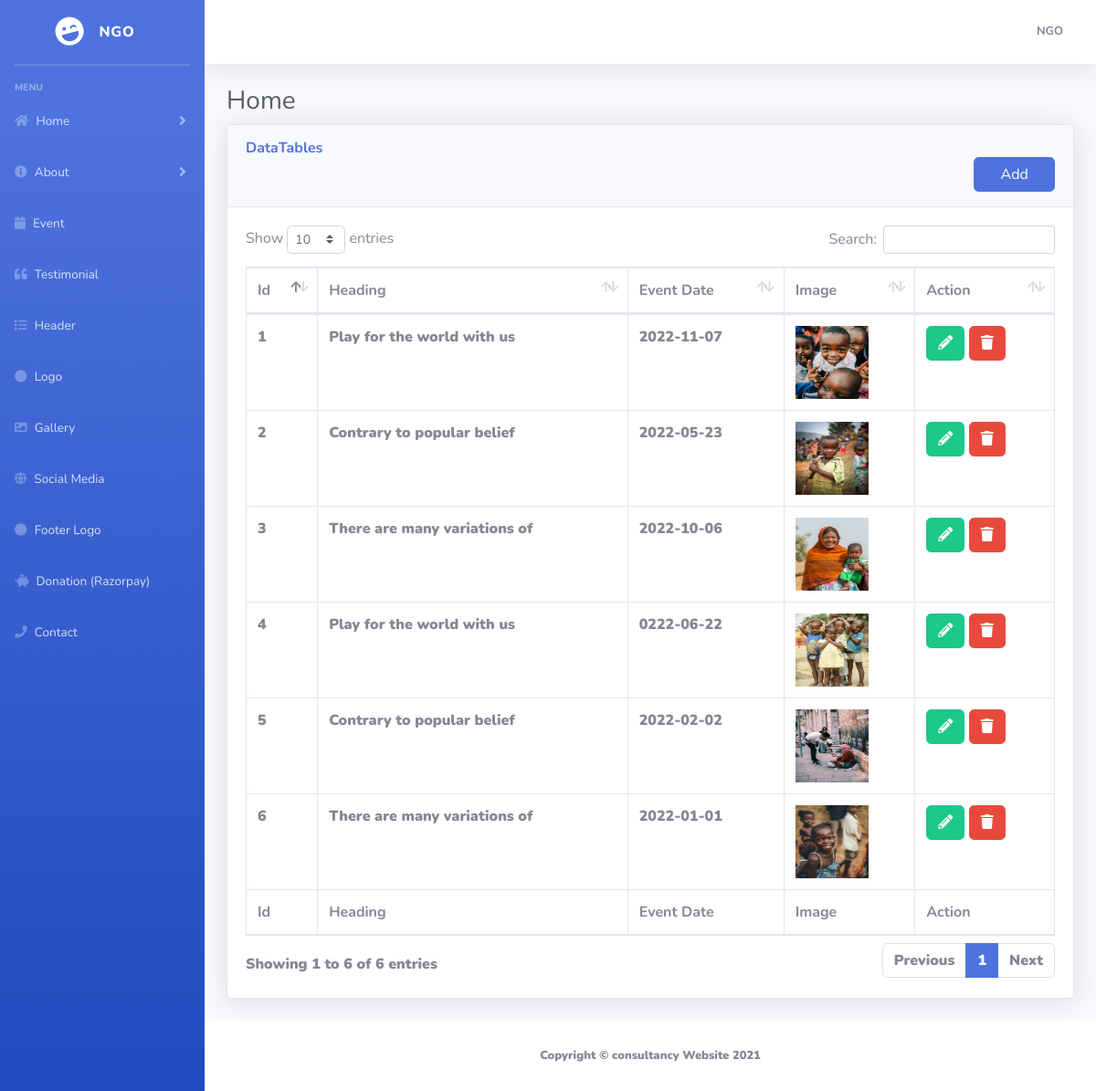
The page /admin/event.php (signed in) on the database its author committed.
### tables this page shows
CREATE TABLE `event` (
  `id` int(11) NOT NULL,
  `heading` varchar(1000) NOT NULL,
  `date` varchar(1000) NOT NULL,
  `image` varchar(1000) NOT NULL
);

### admin/db.php (called while the page is built, shortened)
?><?php
class DBController {
private $host = "localhost";
	private $user = "admin_oxpin";
	private $password = "parthiv99";
	private $database = "admin_oxpin";
	private $conn;
	function __construct() {
		$this->conn = $this->connectDB();
	}
	function connectDB() {
		$conn = mysqli_connect($this->host,$this->user,$this->password,$this->database);
mysqli_set_charset($conn,"utf8");
		return $conn;
	}
	function runQuery($query) {
		$result = mysqli_query($this->conn,$query);
		while($row=mysqli_fetch_assoc($result)) {
			$resultset[] = $row;
		}
		if(!empty($resultset))
			return $resultset;
	}
}
$db_handle = new DBController();
?>

### admin/event.php (the view, shortened to what this page needs)
<?php
include('header.php');
?>
                <div class="container-fluid">
                    <h1 class="h3 mb-2 text-gray-800">Home</h1>
                    <div class="card shadow mb-4">
                        <div class="card-header py-3">
                            <h6 class="m-0 font-weight-bold text-primary">DataTables</h6>
                            <a href="eventadd.php"><button type="button" class="btn btn-primary" style="float: right; width: 10%;">
                                Add
                              </button></a>
                        </div>
                        <div class="card-body">
                            <div class="table-responsive">
                                <table class="table table-bordered" id="dataTable" width="100%" cellspacing="0">
                                    <thead>
                                        <tr>
                                            <th>Id</th>
                                            <th>Heading</th>
                                            <th>Event Date</th>
                                            <th>Image</th>
                                            <th>Action</th>
                                        </tr>
                                    </thead>
                                    <tfoot>
                                        <tr>
                                            <th>Id</th>
                                            <th>Heading</th>
                                            <th>Event Date</th>
                                            <th>Image</th>
                                            <th>Action</th>
                                        </tr>
                                    </tfoot>
                                    <tbody>
                                    <?php
$result = $db_handle->runQuery("select * from event ");
foreach($result as $row) { ?>
                    <td ><?php echo $row['id'];?></td>
                    <td ><?php echo $row['heading'];?></td>
                    <td ><?php echo $row['date'];?></td>
					<td><img src="<?php echo $row['image'];?>"style="width:80px;height:80px;"> </td>
                    <td>
                      <a href="eventedit.php?id=<?php echo $row['id']; ?>"> <button class="btn btn-success btn-xs"><i class="fas fa-pencil-alt"></i></button></a>
                      <a href="?delete=<?php echo $row['id'];?>">
                       <button class="btn btn-danger btn-xs"><i class="fa fa-trash"></i></button></a>
                    </td>
<?php } ?>
                                        </tbody>
                                </table>
                            </div>
                        </div>
                    </div>
                </div>
            </div>
            <footer class="sticky-footer bg-white">
                <div class="container my-auto">
                    <div class="copyright text-center my-auto">
                        <span>Copyright &copy; consultancy Website 2021</span>
                    </div>
                </div>
            </footer>
        </div>
    </div>
</body>
</html>

### admin/header.php (shortened to what this page needs)
<!DOCTYPE html>
<html lang="en">
<?php
include "db.php";
?>
<head>
<link rel="stylesheet" href="https://stackpath.bootstrapcdn.com/bootstrap/4.5.0/css/bootstrap.min.css">
    <link href="vendor/fontawesome-free/css/all.min.css" rel="stylesheet" type="text/css">
    <link href="css/sb-admin-2.min.css" rel="stylesheet">
    <link href="vendor/datatables/dataTables.bootstrap4.min.css" rel="stylesheet">
</head>
<body id="page-top">
    <div id="wrapper">
        <ul class="navbar-nav bg-gradient-primary sidebar sidebar-dark accordion" id="accordionSidebar">
            <a class="sidebar-brand d-flex align-items-center justify-content-center" href="index.php">
                <div class="sidebar-brand-icon rotate-n-15">
                    <i class="fas fa-laugh-wink"></i>
                </div>
                <div class="sidebar-brand-text mx-3">NGO</div>
            </a>
            <hr class="sidebar-divider my-0">
            <hr class="sidebar-divider">
            <div class="sidebar-heading">
                Menu
            </div>
            <li class="nav-item">
                <a class="nav-link collapsed" href="#" data-toggle="collapse" data-target="#collapsehome"
                    aria-expanded="true" aria-controls="collapsehome">
                    <i class="fas fa-home"></i>
                    <span>Home</span>
                </a>
            </li>
            <li class="nav-item">
                <a class="nav-link collapsed" href="#" data-toggle="collapse" data-target="#collapseabout"
                    aria-expanded="true" aria-controls="collapseabout">
                    <i class="fas fa-info-circle"></i>
                    <span>About</span>
                </a>
            </li>
		 <li class="nav-item">
                <a class="nav-link" href="event.php">
                    <i class="fas fa-calendar"></i>
                    <span>Event</span></a>
            </li>
            <li class="nav-item">
                <a class="nav-link" href="testimonial.php">
                    <i class="fas fa-quote-left"></i>
                    <span>Testimonial</span></a>
            </li>
            <li class="nav-item">
                <a class="nav-link" href="menu.php">
                    <i class="fas fa-list"></i>
                    <span>Header</span></a>
            </li>
            <li class="nav-item">
                <a class="nav-link" href="logo.php">
                    <i class="fas fa-circle"></i>
                    <span>Logo</span></a>
            </li>
            <li class="nav-item">
                <a class="nav-link" href="portfolio.php">
                    <i class="fas fa-image"></i>
                    <span>Gallery</span></a>
            </li>
            <li class="nav-item">
                <a class="nav-link" href="social.php">
                    <i class="fas fa-globe"></i>
                    <span>Social Media</span></a>
            </li>
            <li class="nav-item">
                <a class="nav-link" href="footer.php">
                    <i class="fas fa-circle"></i>
                    <span>Footer Logo</span></a>
            </li>
            <li class="nav-item">
                <a class="nav-link" href="donation.php">
                    <i class="fas fa-piggy-bank"></i>
                    <span>Donation (Razorpay)</span></a>
            </li>
            <li class="nav-item">
                <a class="nav-link" href="contact.php">
                    <i class="fas fa-phone"></i>
                    <span>Contact</span></a>
            </li>
        </ul>
        <div id="content-wrapper" class="d-flex flex-column">
            <div id="content">
                <nav class="navbar navbar-expand navbar-light bg-white topbar mb-4 static-top shadow">
                    <ul class="navbar-nav ml-auto">
                        <li class="nav-item dropdown no-arrow">
                            <a class="nav-link dropdown-toggle" href="#" id="userDropdown" role="button"
                                data-toggle="dropdown" aria-haspopup="true" aria-expanded="false">
                                <span class="mr-2 d-none d-lg-inline text-gray-600 small"> <b> NGO <b> </span>
                            </a>
                        </li>
                    </ul>
                </nav>

### rows shown on the page
event: id "1", heading "Play for the world with us", date "2022-11-07", image (picture)
event: id "2", heading "Contrary to popular belief", date "2022-05-23", image (picture)
event: id "3", heading "There are many variations of", date "2022-10-06", image (picture)
event: id "4", heading "Play for the world with us", date "0222-06-22", image (picture)
event: id "5", heading "Contrary to popular belief", date "2022-02-02", image (picture)
event: id "6", heading "There are many variations of", date "2022-01-01", image (picture)
